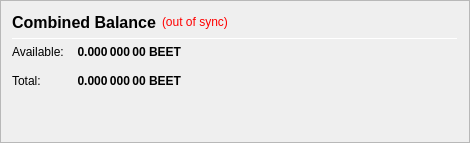
                   <widget class="QFrame" name="frame_CombinedBalances">
                    <property name="minimumSize">
                     <size>
                      <width>470</width>
                      <height>0</height>
                     </size>
                    </property>
                    <property name="frameShape">
                     <enum>QFrame::StyledPanel</enum>
                    </property>
                    <property name="frameShadow">
                     <enum>QFrame::Raised</enum>
                    </property>
                    <layout class="QVBoxLayout" name="verticalLayout_5">
                     <item>
                      <layout class="QHBoxLayout" name="horizontalLayout_5" stretch="0,0,0">
                       <item>
                        <widget class="QLabel" name="label_5z">
                         <property name="minimumSize">
                          <size>
                           <width>0</width>
                           <height>20</height>
                          </size>
                         </property>
                         <property name="font">
                          <font>
                           <pointsize>12</pointsize>
                           <weight>75</weight>
                           <bold>true</bold>
                          </font>
                         </property>
                         <property name="toolTip">
                          <string>Combined Balance (including unconfirmed and immature coins)</string>
                         </property>
                         <property name="text">
                          <string>Combined Balance</string>
                         </property>
                        </widget>
                       </item>
                       <item>
                        <widget class="QLabel" name="labelWalletStatus">
                         <property name="cursor">
                          <cursorShape>WhatsThisCursor</cursorShape>
                         </property>
                         <property name="toolTip">
                          <string>The displayed information may be out of date. Your wallet automatically synchronizes with the BeetleCoin network after a connection is established, but this process has not completed yet.</string>
                         </property>
                         <property name="styleSheet">
                          <string notr="true">QLabel { color: red; }</string>
                         </property>
                         <property name="text">
                          <string notr="true">(out of sync)</string>
                         </property>
                         <property name="alignment">
                          <set>Qt::AlignLeading|Qt::AlignLeft|Qt::AlignVCenter</set>
                         </property>
                        </widget>
                       </item>
                       <item>
                        <spacer name="horizontalSpacer_1">
                         <property name="orientation">
                          <enum>Qt::Horizontal</enum>
                         </property>
                         <property name="sizeHint" stdset="0">
                          <size>
                           <width>40</width>
                           <height>20</height>
                          </size>
                         </property>
                        </spacer>
                       </item>
                      </layout>
                     </item>
                     <item>
                      <widget class="Line" name="line_CombinedBalance">
                       <property name="minimumSize">
                        <size>
                         <width>0</width>
                         <height>1</height>
                        </size>
                       </property>
                       <property name="maximumSize">
                        <size>
                         <width>16777215</width>
                         <height>1</height>
                        </size>
                       </property>
                       <property name="orientation">
                        <enum>Qt::Horizontal</enum>
                       </property>
                      </widget>
                     </item>
                     <item>
                      <layout class="QGridLayout" name="gridLayout_3">
                       <property name="spacing">
                        <number>12</number>
                       </property>
                       <item row="1" column="0">
                        <widget class="QLabel" name="labelBalanceTextz">
                         <property name="text">
                          <string>Available:</string>
                         </property>
                        </widget>
                       </item>
                       <item row="1" column="1">
                        <widget class="QLabel" name="labelBalancez">
                         <property name="font">
                          <font>
                           <weight>75</weight>
                           <bold>true</bold>
                          </font>
                         </property>
                         <property name="cursor">
                          <cursorShape>IBeamCursor</cursorShape>
                         </property>
                         <property name="toolTip">
                          <string>Your current spendable balance</string>
                         </property>
                         <property name="text">
                          <string notr="true">0.000 000 00 BEET</string>
                         </property>
                         <property name="alignment">
                          <set>Qt::AlignRight|Qt::AlignTrailing|Qt::AlignVCenter</set>
                         </property>
                         <property name="textInteractionFlags">
                          <set>Qt::LinksAccessibleByMouse|Qt::TextSelectableByKeyboard|Qt::TextSelectableByMouse</set>
                         </property>
                        </widget>
                       </item>
                       <item row="2" column="0">
                        <widget class="QLabel" name="labelTotalTextz">
                         <property name="text">
                          <string>Total:</string>
                         </property>
                        </widget>
                       </item>
                       <item row="2" column="1">
                        <widget class="QLabel" name="labelTotalz">
                         <property name="font">
                          <font>
                           <weight>75</weight>
                           <bold>true</bold>
                          </font>
                         </property>
                         <property name="cursor">
                          <cursorShape>IBeamCursor</cursorShape>
                         </property>
                         <property name="toolTip">
                          <string>Total Balance, including all unavailable coins.</string>
                         </property>
                         <property name="text">
                          <string notr="true">0.000 000 00 BEET</string>
                         </property>
                         <property name="alignment">
                          <set>Qt::AlignRight|Qt::AlignTrailing|Qt::AlignVCenter</set>
                         </property>
                         <property name="textInteractionFlags">
                          <set>Qt::LinksAccessibleByMouse|Qt::TextSelectableByKeyboard|Qt::TextSelectableByMouse</set>
                         </property>
                        </widget>
                       </item>
                       <item row="2" column="3">
                        <spacer name="horizontalSpacer_2">
                         <property name="orientation">
                          <enum>Qt::Horizontal</enum>
                         </property>
                         <property name="sizeHint" stdset="0">
                          <size>
                           <width>40</width>
                           <height>20</height>
                          </size>
                         </property>
                        </spacer>
                       </item>
                      </layout>
                     </item>
                     <item>
                      <spacer name="verticalSpacer_1">
                       <property name="orientation">
                        <enum>Qt::Vertical</enum>
                       </property>
                       <property name="sizeHint" stdset="0">
                        <size>
                         <width>20</width>
                         <height>40</height>
                        </size>
                       </property>
                      </spacer>
                     </item>
                    </layout>
                   </widget>
